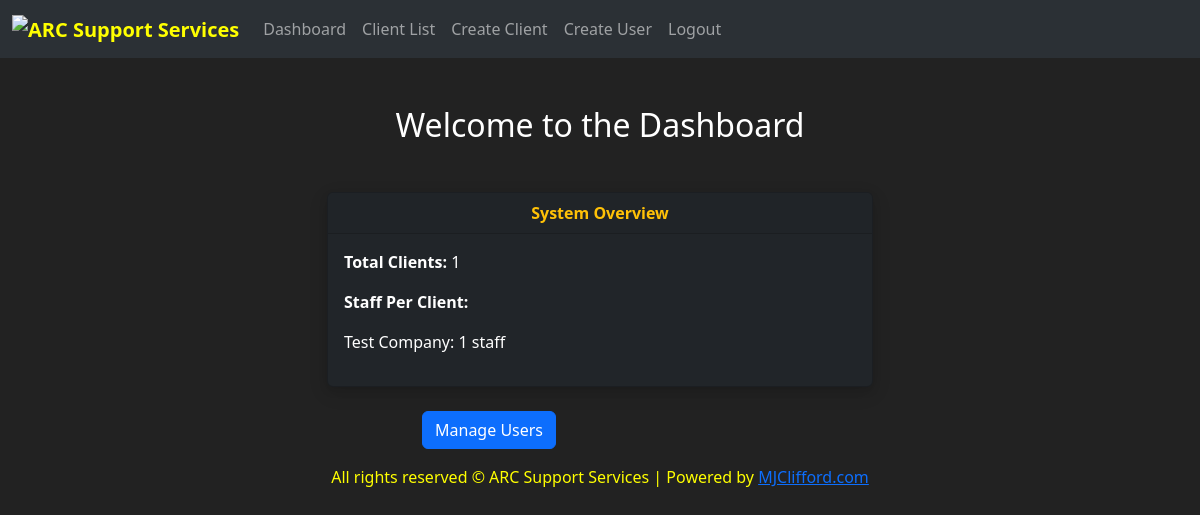
/vda/dashboard/ (signed in), run on an earlier commit of the app's database.
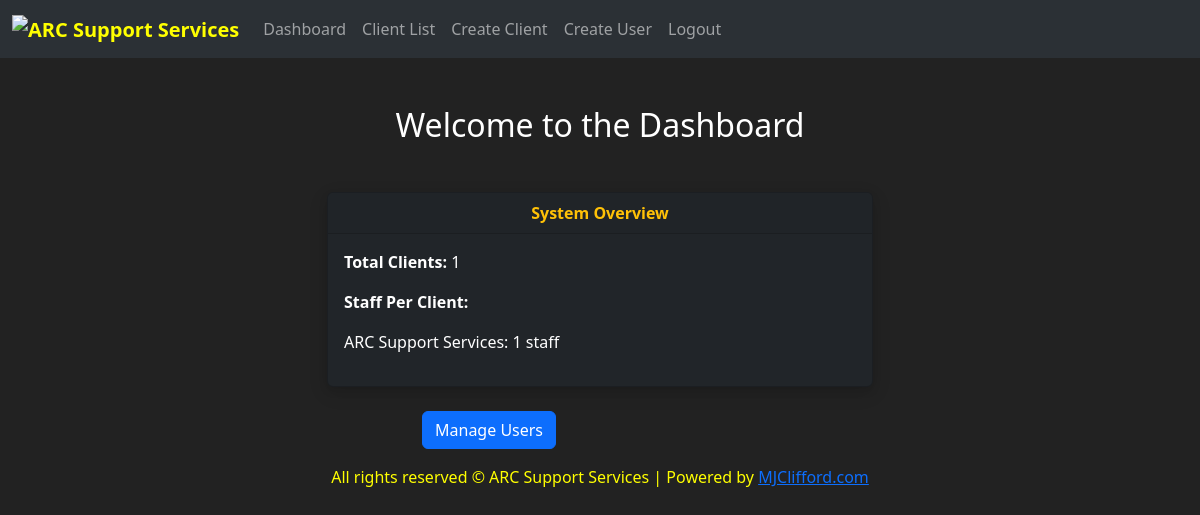
And on a later commit of the database.
### vda/models.py (models this page shows, shortened)
class Client(models.Model):
    company_name = models.CharField(max_length=255, unique=True)
    address_line_1 = models.CharField(max_length=255, blank=True, null=True)
    address_line_2 = models.CharField(max_length=255, blank=True, null=True)
    town = models.CharField(max_length=100, blank=True, null=True)
    county = models.CharField(max_length=100, blank=True, null=True)
    postcode = models.CharField(max_length=20, blank=True, null=True)
    phone_number = models.CharField(max_length=20, blank=True, null=True)

### vda/views.py (the view, shortened to what this page needs)
# urls.py: path('dashboard/', views.dashboard, name='dashboard'),
@login_required
def dashboard(request):
    if request.user.is_superuser:
        clients = Client.objects.annotate(staff_count=Count('staff'))
        total_clients = clients.count()
        return render(
            request,
            'admin_dashboard.html',
            {
                'total_clients': total_clients,
                'clients': clients,
            }
        )

### vda/templates/admin_dashboard.html (shortened to what this page needs)
{% extends 'base.html' %}
{% block content %}
<div class="container mt-5">
    <h2 class="text-center text-white">Welcome to the Dashboard</h2>
    <div class="row justify-content-center mt-4">
        <div class="col-md-6">
            <div class="card bg-dark text-white my-4">
                <div class="card-header text-warning text-center">
                    System Overview
                </div>
                <div class="card-body">
                    <p><strong>Total Clients:</strong> {{ total_clients }}</p>
                    <p><strong>Staff Per Client:</strong></p>
                    <ul class="list-unstyled">
                        {% for client in clients %}
                            <li>{{ client.company_name }}: {{ client.staff_count }} staff</li>
                        {% endfor %}
                    </ul>
                </div>
            </div>
        </div>
    </div>
    <div class="row justify-content-center">
        <div class="col-md-4">
            <a href="{% url 'user_list' %}" class="btn btn-primary btn-block">Manage Users</a>
        </div>
    </div>
</div>
{% endblock %}

What changed in the data, as far as the page shows it:
changed Client: company_name "Test Company" → "ARC Support Services"
